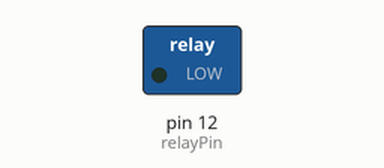
Bench run of a sketch on a simulated Arduino Uno, built with avr-gcc and run on an emulated ATmega328P. Shown: switched loads named in the sketch (green lamp = pin HIGH). Dashed ring = blinking. What the sketch prints to the serial monitor is not drawn.

Above: at 1.1 s.
Timing chart, 0 to 5.1 s (numbered marks = the images above):
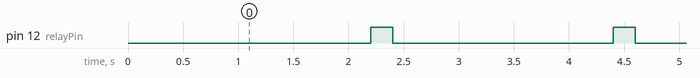

Measured:
- by itself, pin 12 (relayPin): alternates HIGH for 0.20 s and LOW for 2.0 s

The sketch:

single_coin.ino
```cpp
/**
 * 2018
 * Coin Slot Machine
 */

#define MONEY 2

int coinPin = 0;
int relayPin = 12;
int qu = 0;

void setup()
{
    pinMode(coinPin, INPUT);
    pinMode(relayPin, OUTPUT);
    Serial.begin(9600);
}

void loop()
{
    int val = digitalRead(coinPin);
    if (val == 0)
    {
        delay(100);
        Serial.println("Coin inserted!");
        qu = qu + 1;

        if (qu == MONEY)
        {
            Serial.println("Product released!");
            digitalWrite(relayPin, LOW);
            delay(2000);
            qu = 0;
            digitalWrite(relayPin, HIGH);
        }
    }
}
```
